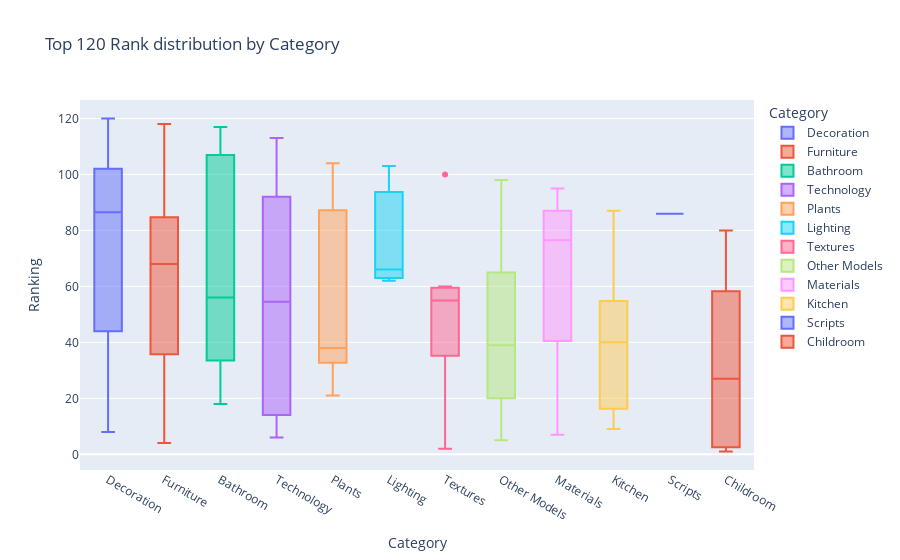

Notebook source saved alongside this figure:
### Code cell
fig6 = px.box(result_vis, x='Category', y='Ranking', color='Category', title='Top 120 Rank distribution by Category')
fig6.show()

### Figure 1 — Plotly figure (JSON) as saved in the notebook; plotly's stock layout.template omitted (floating-point values rounded to 4 significant figures)
{"data": [{"alignmentgroup": "True", "hovertemplate": "Category=%{x}<br>Ranking=%{y}<extra></extra>", "legendgroup": "Decoration", "marker": {"color": "#636efa"}, "name": "Decoration", "notched": false, "offsetgroup": "Decoration", "orientation": "v", "showlegend": true, "type": "box", "x": ["Decoration", "Decoration", "Decoration", "Decoration", "Decoration", "Decoration", "Decoration", "Decoration", "Decoration", "Decoration", "Decoration", "Decoration", "Decoration", "Decoration", "Decoration", "Decoration", "Decoration", "Decoration", "Decoration", "Decoration", "Decoration", "Decoration", "Decoration", "Decoration", "Decoration", "Decoration"], "x0": " ", "xaxis": "x", "y": [120, 119, 116, 112, 108, 106, 102, 99, 96, 93, 92, 91, 90, 83, 73, 71, 69, 61, 46, 44, 43, 30, 25, 13, 11, 8], "y0": " ", "yaxis": "y"}, {"alignmentgroup": "True", "hovertemplate": "Category=%{x}<br>Ranking=%{y}<extra></extra>", "legendgroup": "Furniture", "marker": {"color": "#EF553B"}, "name": "Furniture", "notched": false, "offsetgroup": "Furniture", "orientation": "v", "showlegend": true, "type": "box", "x": ["Furniture", "Furniture", "Furniture", "Furniture", "Furniture", "Furniture", "Furniture", "Furniture", "Furniture", "Furniture", "Furniture", "Furniture", "Furniture", "Furniture", "Furniture", "Furniture", "Furniture", "Furniture", "Furniture", "Furniture", "Furniture", "Furniture", "Furniture", "Furniture", "Furniture", "Furniture", "Furniture"], "x0": " ", "xaxis": "x", "y": [118, 115, 114, 110, 94, 88, 85, 84, 81, 78, 76, 72, 70, 68, 65, 64, 56, 54, 50, 41, 34, 29, 28, 26, 22, 15, 4], "y0": " ", "yaxis": "y"}, {"alignmentgroup": "True", "hovertemplate": "Category=%{x}<br>Ranking=%{y}<extra></extra>", "legendgroup": "Bathroom", "marker": {"color": "#00cc96"}, "name": "Bathroom", "notched": false, "offsetgroup": "Bathroom", "orientation": "v", "showlegend": true, "type": "box", "x": ["Bathroom", "Bathroom", "Bathroom", "Bathroom", "Bathroom", "Bathroom", "Bathroom", "Bathroom", "Bathroom", "Bathroom", "Bathroom", "Bathroom"], "x0": " ", "xaxis": "x", "y": [117, 111, 109, 105, 101, 63, 49, 45, 36, 31, 20, 18], "y0": " ", "yaxis": "y"}, {"alignmentgroup": "True", "hovertemplate": "Category=%{x}<br>Ranking=%{y}<extra></extra>", "legendgroup": "Technology", "marker": {"color": "#ab63fa"}, "name": "Technology", "notched": false, "offsetgroup": "Technology", "orientation": "v", "showlegend": true, "type": "box", "x": ["Technology", "Technology", "Technology", "Technology", "Technology", "Technology", "Technology", "Technology"], "x0": " ", "xaxis": "x", "y": [113, 107, 77, 57, 52, 16, 12, 6], "y0": " ", "yaxis": "y"}, {"alignmentgroup": "True", "hovertemplate": "Category=%{x}<br>Ranking=%{y}<extra></extra>", "legendgroup": "Plants", "marker": {"color": "#FFA15A"}, "name": "Plants", "notched": false, "offsetgroup": "Plants", "orientation": "v", "showlegend": true, "type": "box", "x": ["Plants", "Plants", "Plants", "Plants", "Plants", "Plants", "Plants"], "x0": " ", "xaxis": "x", "y": [104, 89, 82, 38, 35, 32, 21], "y0": " ", "yaxis": "y"}, {"alignmentgroup": "True", "hovertemplate": "Category=%{x}<br>Ranking=%{y}<extra></extra>", "legendgroup": "Lighting", "marker": {"color": "#19d3f3"}, "name": "Lighting", "notched": false, "offsetgroup": "Lighting", "orientation": "v", "showlegend": true, "type": "box", "x": ["Lighting", "Lighting", "Lighting"], "x0": " ", "xaxis": "x", "y": [103, 66, 62], "y0": " ", "yaxis": "y"}, {"alignmentgroup": "True", "hovertemplate": "Category=%{x}<br>Ranking=%{y}<extra></extra>", "legendgroup": "Textures", "marker": {"color": "#FF6692"}, "name": "Textures", "notched": false, "offsetgroup": "Textures", "orientation": "v", "showlegend": true, "type": "box", "x": ["Textures", "Textures", "Textures", "Textures", "Textures", "Textures", "Textures"], "x0": " ", "xaxis": "x", "y": [100, 60, 58, 55, 42, 33, 2], "y0": " ", "yaxis": "y"}, {"alignmentgroup": "True", "hovertemplate": "Category=%{x}<br>Ranking=%{y}<extra></extra>", "legendgroup": "Other Models", "marker": {"color": "#B6E880"}, "name": "Other Models", "notched": false, "offsetgroup": "Other Models", "orientation": "v", "showlegend": true, "type": "box", "x": ["Other Models", "Other Models", "Other Models", "Other Models", "Other Models", "Other Models", "Other Models", "Other Models", "Other Models", "Other Models", "Other Models"], "x0": " ", "xaxis": "x", "y": [98, 97, 67, 59, 53, 39, 37, 23, 19, 10, 5], "y0": " ", "yaxis": "y"}, {"alignmentgroup": "True", "hovertemplate": "Category=%{x}<br>Ranking=%{y}<extra></extra>", "legendgroup": "Materials", "marker": {"color": "#FF97FF"}, "name": "Materials", "notched": false, "offsetgroup": "Materials", "orientation": "v", "showlegend": true, "type": "box", "x": ["Materials", "Materials", "Materials", "Materials"], "x0": " ", "xaxis": "x", "y": [95, 79, 74, 7], "y0": " ", "yaxis": "y"}, {"alignmentgroup": "True", "hovertemplate": "Category=%{x}<br>Ranking=%{y}<extra></extra>", "legendgroup": "Kitchen", "marker": {"color": "#FECB52"}, "name": "Kitchen", "notched": false, "offsetgroup": "Kitchen", "orientation": "v", "showlegend": true, "type": "box", "x": ["Kitchen", "Kitchen", "Kitchen", "Kitchen", "Kitchen", "Kitchen", "Kitchen", "Kitchen", "Kitchen"], "x0": " ", "xaxis": "x", "y": [87, 75, 48, 47, 40, 24, 17, 14, 9], "y0": " ", "yaxis": "y"}, {"alignmentgroup": "True", "hovertemplate": "Category=%{x}<br>Ranking=%{y}<extra></extra>", "legendgroup": "Scripts", "marker": {"color": "#636efa"}, "name": "Scripts", "notched": false, "offsetgroup": "Scripts", "orientation": "v", "showlegend": true, "type": "box", "x": ["Scripts"], "x0": " ", "xaxis": "x", "y": [86], "y0": " ", "yaxis": "y"}, {"alignmentgroup": "True", "hovertemplate": "Category=%{x}<br>Ranking=%{y}<extra></extra>", "legendgroup": "Childroom", "marker": {"color": "#EF553B"}, "name": "Childroom", "notched": false, "offsetgroup": "Childroom", "orientation": "v", "showlegend": true, "type": "box", "x": ["Childroom", "Childroom", "Childroom", "Childroom", "Childroom"], "x0": " ", "xaxis": "x", "y": [80, 51, 27, 3, 1], "y0": " ", "yaxis": "y"}], "layout": {"boxmode": "overlay", "legend": {"title": {"text": "Category"}, "tracegroupgap": 0}, "title": {"text": "Top 120 Rank distribution by Category"}, "xaxis": {"anchor": "y", "categoryarray": ["Decoration", "Furniture", "Bathroom", "Technology", "Plants", "Lighting", "Textures", "Other Models", "Materials", "Kitchen", "Scripts", "Childroom"], "categoryorder": "array", "domain": [0, 1], "title": {"text": "Category"}}, "yaxis": {"anchor": "x", "domain": [0, 1], "title": {"text": "Ranking"}}}}
